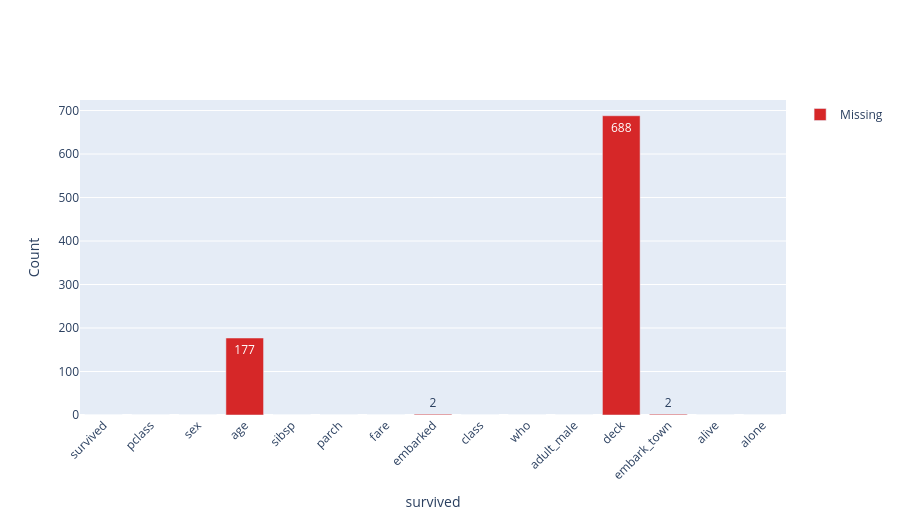

Notebook cell for this chart:
### Markdown cell above
## Basic

### Code cell
md.barchart_count().show()

### Figure 1 — Plotly figure (JSON) as saved in the notebook; plotly's stock layout.template omitted (floating-point values rounded to 4 significant figures)
{"data": [{"marker": {"color": "#d62728"}, "name": "Missing", "text": ["0", "0", "0", "177", "0", "0", "0", "2", "0", "0", "0", "688", "2", "0", "0"], "textposition": "auto", "type": "bar", "x": ["survived", "pclass", "sex", "age", "sibsp", "parch", "fare", "embarked", "class", "who", "adult_male", "deck", "embark_town", "alive", "alone"], "y": [0, 0, 0, 177, 0, 0, 0, 2, 0, 0, 0, 688, 2, 0, 0]}], "layout": {"font": {}, "height": 520, "legend": {"title": {}}, "showlegend": true, "title": {}, "width": 900, "xaxis": {"tickangle": -45, "title": {"text": "survived"}}, "yaxis": {"title": {"text": "Count"}}}}
